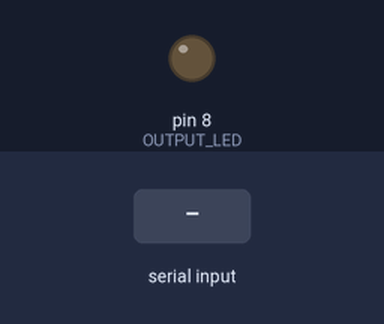
A sketch run on a simulated Arduino Uno, built with avr-gcc and run on an emulated ATmega328P. On the bench: output pins drawn as LEDs (lit = HIGH). The inputs (shaded band) are chosen by the test bench.

Above: at 1.2 s.
1.3 s: byte 30 received over Serial
At 2.5 s:
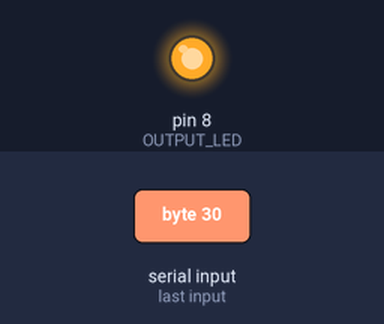
Timing chart, 0 to 4.3 s (numbered marks = the images above; inputs shaded):
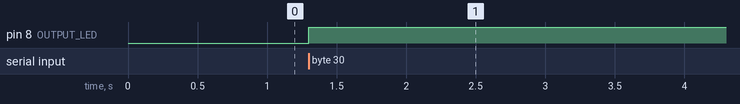

Measured:
- after the input at 1.3 s, pin 8 (OUTPUT_LED): LOW → HIGH at once

The sketch:

Arduino.ino
```cpp
const int OUTPUT_LED = 8;
int inBuffer;

void setup () {
    // put your setup code here , to run once :
    pinMode(OUTPUT_LED , OUTPUT);
    Serial.begin(9600) ;
}

void loop () {
    // put your main code here , to run repeatedly :
    if (Serial.available ()) {
        inBuffer = Serial.read();

        if (inBuffer % 2 == 0) {
            digitalWrite(OUTPUT_LED , HIGH);
        } else {
            digitalWrite(OUTPUT_LED , LOW) ;
        }
    }

}
```
